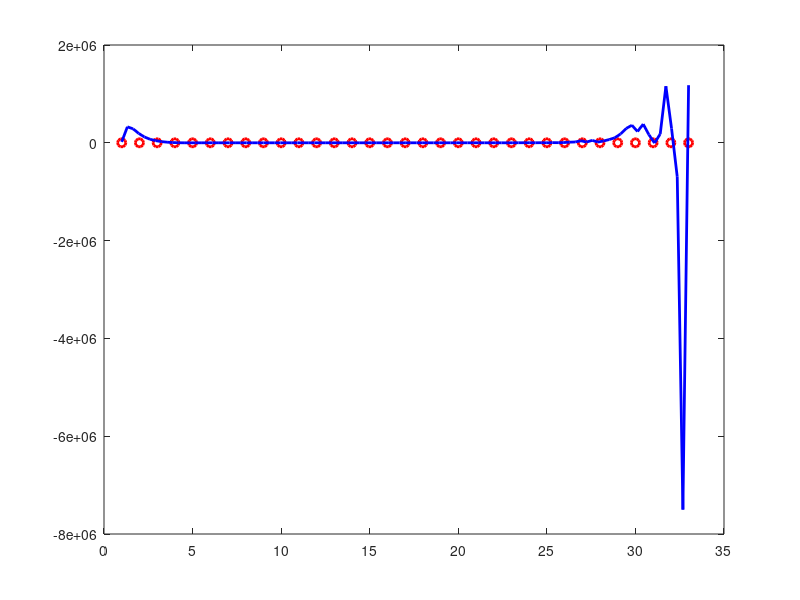

Reproduce this figure in MATLAB. (Note: this script raises an error after producing the figure.)
%
%   Script: hw6_problem2.m
%
%   In this script we solve the MATLAB problem of Homework 6.
%

%%%%%%   part a   %%%%%%%

% first, create the vectors that hold the independent and dependent
% variables
number_of_week = 1:33;
measurement = [2 7 5 5 8 9 10 9 15 14 25 45 50 35 48 74 102 147 171 199 226 208 200 150 121 54 27 30 12 10 10 4 5];

% let's store the total number of points in our data
n = length(number_of_week);

% use polyfit to interpolate ALL the data
a = polyfit(number_of_week, measurement, n-1);

% create an array to plot the interpolated polynomial
xvals = linspace(1,33,101);

% create the plot with these points with the interpolated polynomial using
% polyval
LW = 2;
figure(1), clf % create figure
plot(number_of_week, measurement, 'ro', 'LineWidth', LW), hold on
plot(xvals, polyval(a, xvals), 'b-', 'LineWidth', LW), hold on

ax = gca;
ax.FontSize = 18; % fontsize of 18



%%%%%%   part b   %%%%%%%

% try fixing the warning using polyfit
% use polyfit to interpolate ALL the data
[P,S,MU] = polyfit(number_of_week, measurement, n-1);

% create the plot with these points with the interpolated polynomial using
% polyval
LW = 2;
figure(2), clf % create figure
plot(number_of_week, measurement, 'ro', 'LineWidth', LW), hold on
plot(xvals, polyval(P, xvals, S, MU), 'b-', 'LineWidth', LW), hold on

ax = gca;
ax.FontSize = 18; % fontsize of 18



%%%%%%   part c   %%%%%%%

% create new arrays with only the data indicated
odd_weeks = 1:2:33;
odd_measurements = [2     5     8    10    15    25    50    48   102   171   226   200   121    27    12    10     5];

% use polyfit to interpolate only indicated data
a = polyfit(odd_weeks, odd_measurements, length(odd_weeks)-1);

% create the plot with these points with the interpolated polynomial using
% polyval
LW = 2;
figure(3), clf % create figure
plot(number_of_week, measurement, 'ro', 'LineWidth', LW), hold on
plot(xvals, polyval(a, xvals), 'b-', 'LineWidth', LW), hold on

ax = gca;
ax.FontSize = 18; % fontsize of 18




%%%%%%   part d   %%%%%%%

% create new arrays with only the data indicated
d_weeks = [1 2 3 4 6 9 11 14 17 20 23 25 28 30 31 32 33];
d_measurements = [2     7     5     5     9    15    25    35   102   199   200   121    30    10    10     4     5];

% use polyfit to interpolate only indicated data
a = polyfit(d_weeks, d_measurements, length(d_weeks)-1);

% create the plot with these points with the interpolated polynomial using
% polyval
LW = 2;
figure(4), clf % create figure
plot(number_of_week, measurement, 'ro', 'LineWidth', LW), hold on
plot(xvals, polyval(a, xvals), 'b-', 'LineWidth', LW), hold on

ax = gca;
ax.FontSize = 18; % fontsize of 18




%%%%%%   part e   %%%%%%%

% get the structure for the splines
S = spline(number_of_week, measurement);

% create the plot with these points with the polynomial splines using
% ppval
LW = 2;
figure(5), clf % create figure
plot(number_of_week, measurement, 'ro', 'LineWidth', LW), hold on
plot(xvals, ppval(S, xvals), 'b-', 'LineWidth', LW), hold on

ax = gca;
ax.FontSize = 18; % fontsize of 18




% get the structure for the splines using only the odd weeks and
% measurements
S = spline(odd_weeks, odd_measurements);

% create the plot with these points with the polynomial splines using
% ppval
LW = 2;
figure(6), clf % create figure
plot(number_of_week, measurement, 'ro', 'LineWidth', LW), hold on
plot(xvals, ppval(S, xvals), 'b-', 'LineWidth', LW), hold on

ax = gca;
ax.FontSize = 18; % fontsize of 18




% get the structure for the splines using only the weeks and
% measurements from part d
S = spline(d_weeks, d_measurements);

% create the plot with these points with the polynomial splines using
% ppval
LW = 2;
figure(7), clf % create figure
plot(number_of_week, measurement, 'ro', 'LineWidth', LW), hold on
plot(xvals, ppval(S, xvals), 'b-', 'LineWidth', LW), hold on

ax = gca;
ax.FontSize = 18; % fontsize of 18




%%%%%%   part f   %%%%%%%

% get the structure for the Hermit cubic interpolations
H = pchip(number_of_week, measurement);

% create the plot using ppval
LW = 2;
figure(8), clf % create figure
plot(number_of_week, measurement, 'ro', 'LineWidth', LW), hold on
plot(xvals, ppval(H, xvals), 'b-', 'LineWidth', LW), hold on

ax = gca;
ax.FontSize = 18; % fontsize of 18




% get the structure for the Hermit cubic interpolations using only the 
% odd weeks and measurements
H = pchip(odd_weeks, odd_measurements);

% create the plot with these points with the polynomial splines using
% ppval
LW = 2;
figure(9), clf % create figure
plot(number_of_week, measurement, 'ro', 'LineWidth', LW), hold on
plot(xvals, ppval(H, xvals), 'b-', 'LineWidth', LW), hold on

ax = gca;
ax.FontSize = 18; % fontsize of 18




% get the structure for the Hermit cubic polynomials using only the weeks and
% measurements from part d
H = spline(d_weeks, d_measurements);

% create the plot with these points with the polynomial splines using
% ppval
LW = 2;
figure(10), clf % create figure
plot(number_of_week, measurement, 'ro', 'LineWidth', LW), hold on
plot(xvals, ppval(H, xvals), 'b-', 'LineWidth', LW), hold on

ax = gca;
ax.FontSize = 18; % fontsize of 18







